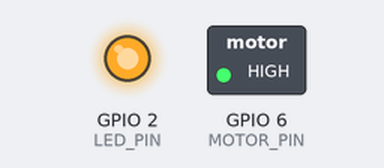
Recording of a sketch running on a simulated Seeed XIAO ESP32-S3. On the bench: switched loads named in the sketch (green lamp = pin HIGH), output pins drawn as LEDs (lit = HIGH).

Above: at 1.0 s.
At 3.0 s:
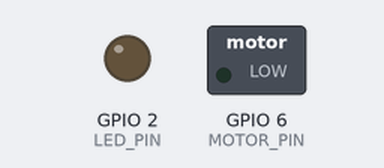
Timing chart, 0 to 5.2 s (numbered marks = the images above):
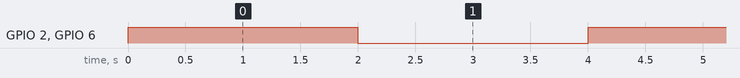

The sketch:

buzzertestforslaves.ino
```cpp
// Pin definitions for XIAO ESP32 S3
const int LED_PIN = 2;      // LED connected to GPIO2
const int MOTOR_PIN = 6;    // Vibration motor connected to GPIO6

void setup() {
  // Configure pins as outputs
  pinMode(LED_PIN, OUTPUT);
  pinMode(MOTOR_PIN, OUTPUT);

  // Initial state - everything off
  digitalWrite(LED_PIN, LOW);
  digitalWrite(MOTOR_PIN, LOW);
}

void loop() {
  // Turn on LED and motor
  digitalWrite(LED_PIN, HIGH);
  digitalWrite(MOTOR_PIN, HIGH);

  // Keep them on for 2 seconds
  delay(2000);

  // Turn off LED and motor
  digitalWrite(LED_PIN, LOW);
  digitalWrite(MOTOR_PIN, LOW);

  // Wait for 2 seconds before next cycle
  delay(2000);
}
```

Measured:
- by itself, GPIO 2 (LED_PIN), GPIO 6 (MOTOR_PIN): alternates HIGH for 2.0 s and LOW for 2.0 s
